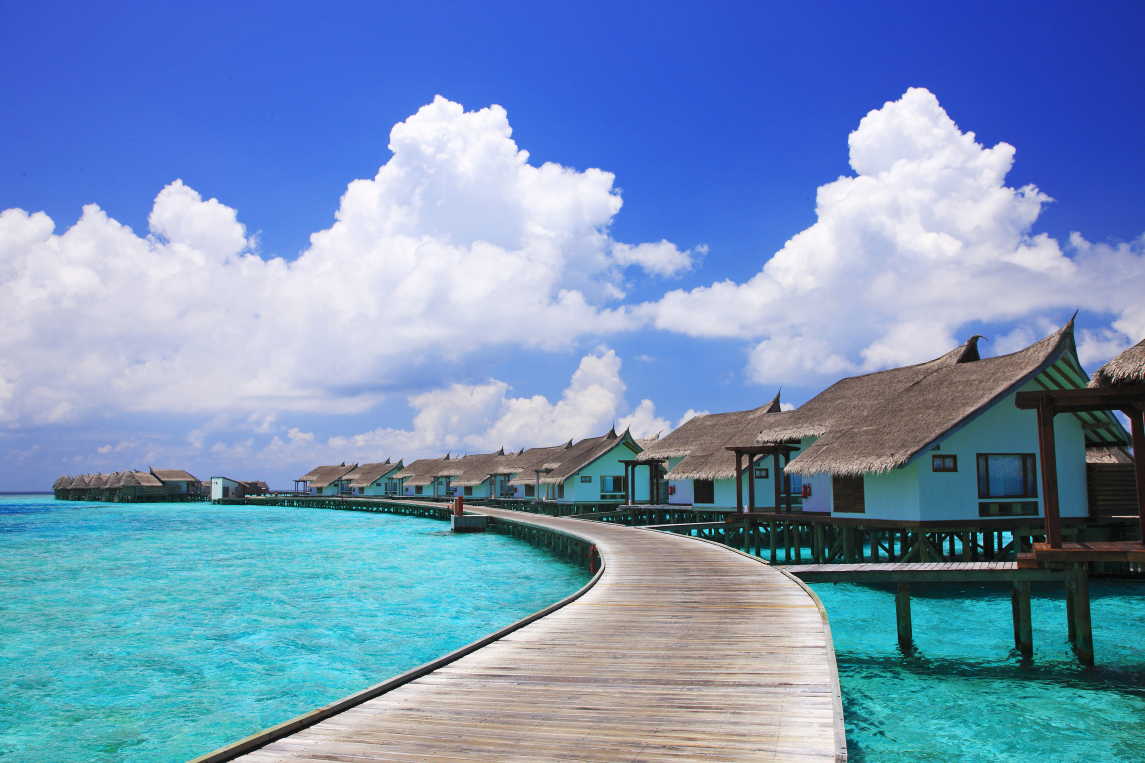
#> input picture src/assets/TestImage.jpg, 2289 x 1526 px (shown at 1/2 size)
$ python -i image_tool.py   (imports and definitions only)   (older library calls are emulated)
#> lines starting #> are read from the running program, lines starting #| are printed output that depends on the picture
#> further down, picture is the input picture: shape (1526, 2289, 3); mean B, G, R 186, 147.3, 114.7
#!/usr/bin/env python
# -*- coding: utf8 -*-

import cv2
import numpy as np
import random
from PythonCode.path_tool import path_tool as pt


# align image config
MAX_FEATURES = 500
GOOD_MATCH_PERCENT = 0.15


# load image
def load_image(path):
    img = cv2.imread(path)
    return img


def load_image_grey(path):
    img = cv2.imread(path, 0)
    return img


# save image
def save_image(img, path):
    cv2.imwrite(path, img, [int(cv2.IMWRITE_PNG_STRATEGY_DEFAULT), 100])


# save image as png
# [13 lines left out: functions save_image_with_new_suffix, complement, not called in this run]


# 3D to 1D
def three2one(img):
    one = img.flatten()
    return one


# im2double
def im2double(img):
    info = np.iinfo(img.dtype)
    return img.astype(np.float) / info.max


# transform bgr to rgb
def bgr_to_rgb(img):
    b, g, r = cv2.split(img)
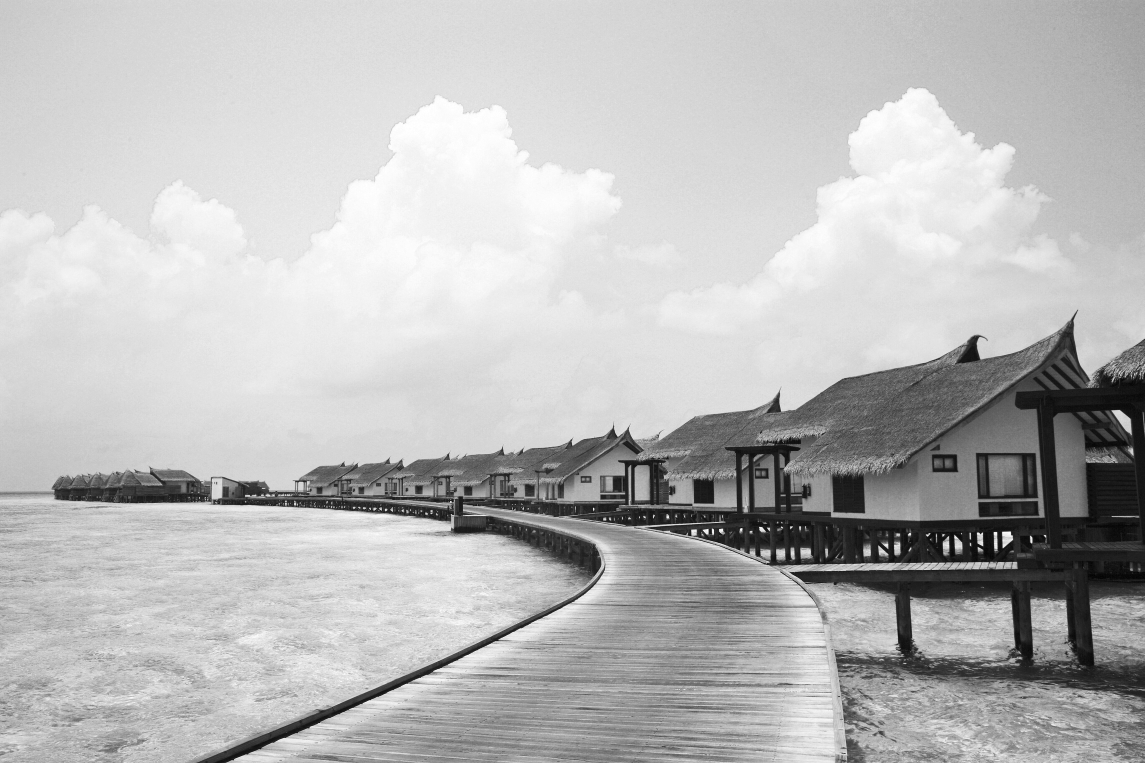
#> b: shape (1526, 2289) (shown at 1/2 size); min 0, max 255, mean 186
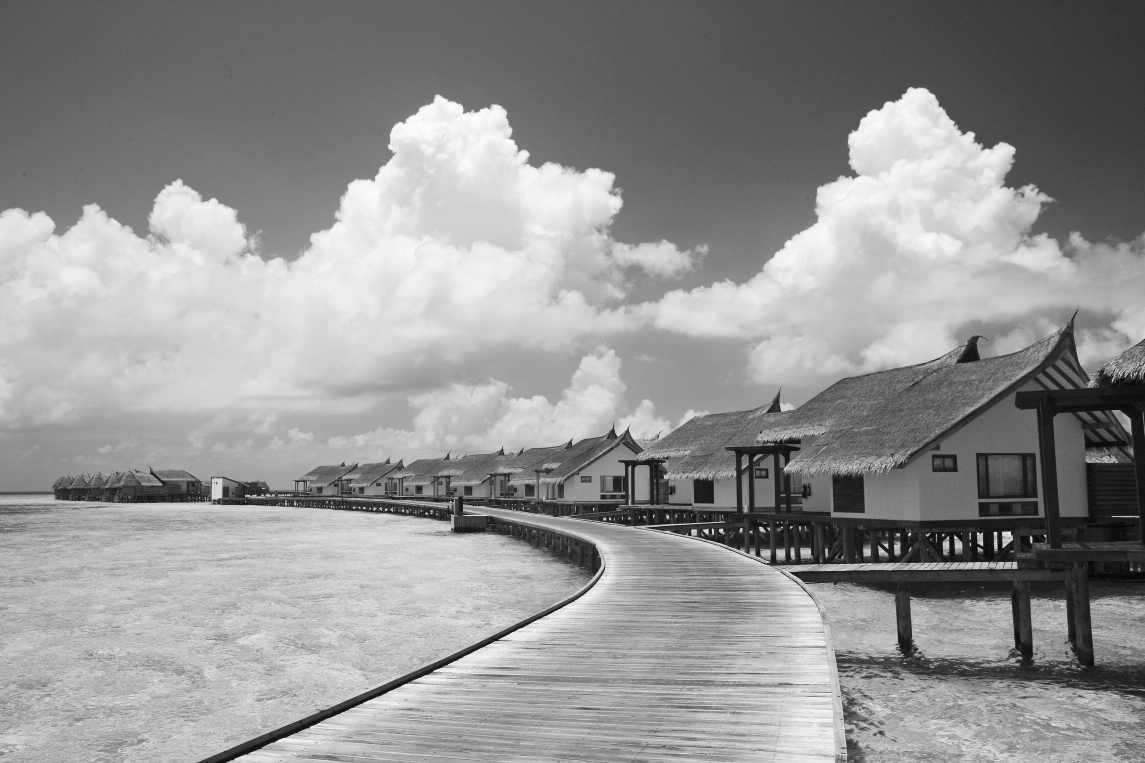
#> g: shape (1526, 2289) (shown at 1/2 size); min 1, max 255, mean 147.3
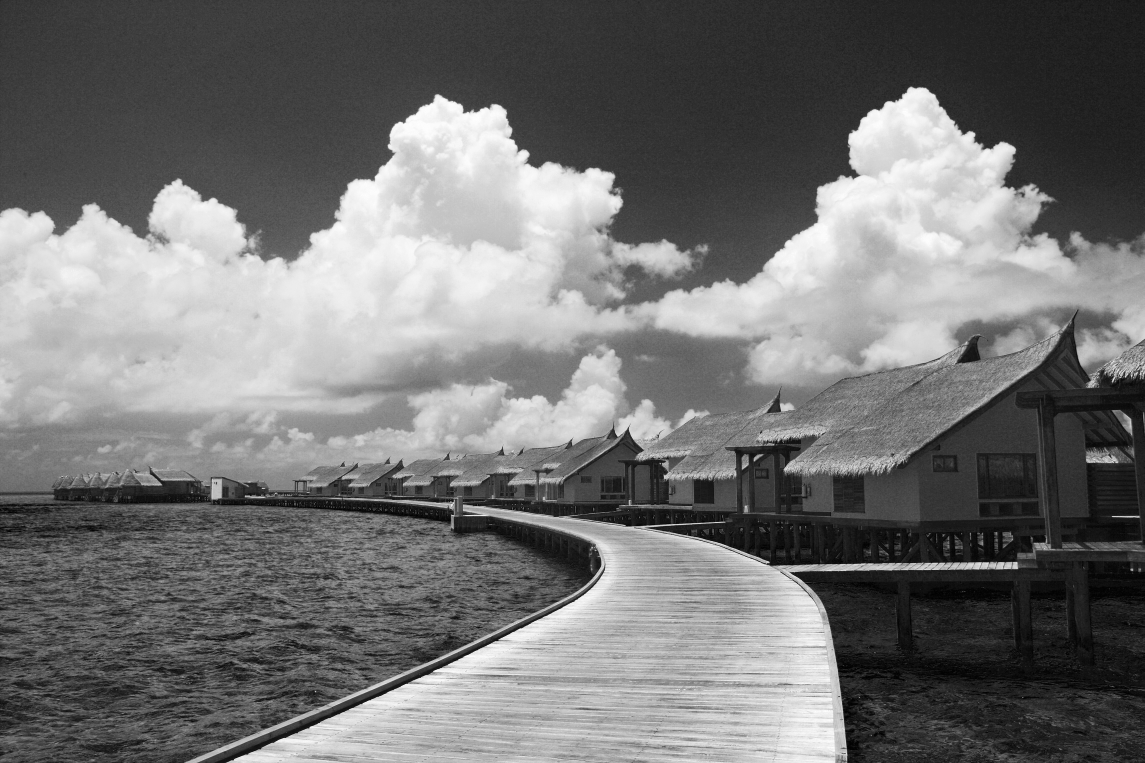
#> r: shape (1526, 2289) (shown at 1/2 size); min 0, max 255, mean 114.7
    return cv2.merge([r, g, b])


# get real part of image
def real(img):
    return np.real(img)


# get abs
def abs(img):
    return np.abs(img)


# show image
# [22 lines left out: functions show_image, fft, ifft, not called in this run]


def log(img):
    return np.log(img)


# shift image
def shift(img):
    s = np.fft.fftshift(img)
    return s


def ishift(img):
    s = np.fft.ifftshift(img)
    return s


# shuffle image
# [56 lines left out: functions shuffle_image, shuffle_image_with_shape, reverse_shuffle, optimal_shape, optimal_shape_gray, not called in this run]


# resize image
def resize(img, size):
    s_img = cv2.resize(img, size, interpolation=cv2.INTER_CUBIC)
    return s_img


# flip image by x and y
def flip(img):
    f_img = cv2.flip(img, -1)
    return f_img


# fill zero in blank area
# [53 lines left out: functions fill_image, alignImages, not called in this run]


# split tube of image
def split(img):
    b, g, r = cv2.split(img)
    return [b, g, r]


# merge tube of image
def merge(b, g, r):
    img = cv2.merge([b, g, r])
    return img


# bgr to gray
def bgr_to_gray(img):
    img = cv2.cvtColor(img, cv2.COLOR_BGR2GRAY)
    return img


# gray to bgr
def gray_to_bgr(img):
    img = cv2.cvtColor(img, cv2.COLOR_GRAY2BGR)
    return img


def magnitude(i, j):
    return cv2.magnitude(i, j)


# [7 lines left out: function save_fft_and_dfft, not called in this run]

>>> import cv2
>>> picture = cv2.imread('../TestImage.jpg')
>>> result = bgr_to_rgb(picture)
